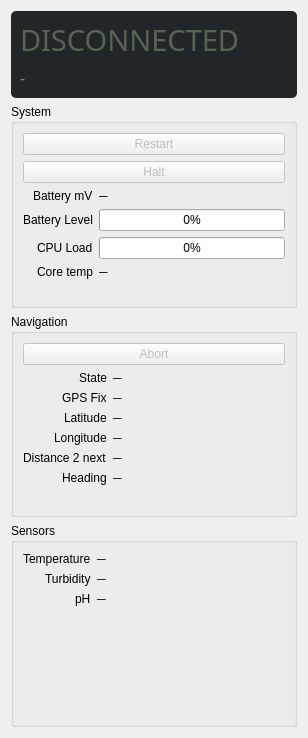
<?xml version="1.0" encoding="UTF-8"?>
<ui version="4.0">
 <class>StatusWidget</class>
 <widget class="QWidget" name="StatusWidget">
  <property name="geometry">
   <rect>
    <x>0</x>
    <y>0</y>
    <width>308</width>
    <height>738</height>
   </rect>
  </property>
  <property name="windowTitle">
   <string>Form</string>
  </property>
  <layout class="QVBoxLayout" name="verticalLayout_2">
   <item>
    <widget class="QWidget" name="displayWidget" native="true">
     <property name="sizePolicy">
      <sizepolicy hsizetype="Preferred" vsizetype="Fixed">
       <horstretch>0</horstretch>
       <verstretch>0</verstretch>
      </sizepolicy>
     </property>
     <property name="minimumSize">
      <size>
       <width>250</width>
       <height>0</height>
      </size>
     </property>
     <property name="styleSheet">
      <string notr="true">#displayWidget{background: rgb(35, 38, 41); border-radius: 5px; }</string>
     </property>
     <layout class="QVBoxLayout" name="verticalLayout">
      <item>
       <widget class="QLabel" name="dSysState">
        <property name="sizePolicy">
         <sizepolicy hsizetype="Preferred" vsizetype="Fixed">
          <horstretch>0</horstretch>
          <verstretch>0</verstretch>
         </sizepolicy>
        </property>
        <property name="font">
         <font>
          <family>Digital-7 Mono</family>
          <pointsize>22</pointsize>
         </font>
        </property>
        <property name="styleSheet">
         <string notr="true">color: rgb(85, 100, 85);</string>
        </property>
        <property name="text">
         <string>DISCONNECTED</string>
        </property>
        <property name="scaledContents">
         <bool>false</bool>
        </property>
       </widget>
      </item>
      <item>
       <widget class="QLabel" name="dIP">
        <property name="sizePolicy">
         <sizepolicy hsizetype="Preferred" vsizetype="Fixed">
          <horstretch>0</horstretch>
          <verstretch>0</verstretch>
         </sizepolicy>
        </property>
        <property name="font">
         <font>
          <family>Digital-7 Mono</family>
          <pointsize>12</pointsize>
         </font>
        </property>
        <property name="styleSheet">
         <string notr="true">color:gray</string>
        </property>
        <property name="text">
         <string>-</string>
        </property>
       </widget>
      </item>
     </layout>
    </widget>
   </item>
   <item>
    <widget class="QGroupBox" name="groupBox_3">
     <property name="title">
      <string>System</string>
     </property>
     <property name="flat">
      <bool>false</bool>
     </property>
     <layout class="QFormLayout" name="formLayout">
      <property name="labelAlignment">
       <set>Qt::AlignRight|Qt::AlignTrailing|Qt::AlignVCenter</set>
      </property>
      <item row="0" column="0" colspan="2">
       <widget class="QPushButton" name="rebootBtn">
        <property name="enabled">
         <bool>false</bool>
        </property>
        <property name="text">
         <string>Restart</string>
        </property>
       </widget>
      </item>
      <item row="1" column="0" colspan="2">
       <widget class="QPushButton" name="haltBtn">
        <property name="enabled">
         <bool>false</bool>
        </property>
        <property name="text">
         <string>Halt</string>
        </property>
       </widget>
      </item>
      <item row="4" column="0">
       <widget class="QLabel" name="label_4">
        <property name="text">
         <string>Battery mV</string>
        </property>
       </widget>
      </item>
      <item row="4" column="1">
       <widget class="QLabel" name="dSysBattVoltage">
        <property name="text">
         <string>─</string>
        </property>
       </widget>
      </item>
      <item row="5" column="0">
       <widget class="QLabel" name="label_5">
        <property name="text">
         <string>Battery Level</string>
        </property>
       </widget>
      </item>
      <item row="5" column="1">
       <widget class="QProgressBar" name="dSysBattLevel">
        <property name="value">
         <number>0</number>
        </property>
       </widget>
      </item>
      <item row="6" column="0">
       <widget class="QLabel" name="label">
        <property name="text">
         <string>CPU Load</string>
        </property>
       </widget>
      </item>
      <item row="6" column="1">
       <widget class="QProgressBar" name="dSysCpuLoadLevel">
        <property name="value">
         <number>0</number>
        </property>
        <property name="invertedAppearance">
         <bool>false</bool>
        </property>
       </widget>
      </item>
      <item row="7" column="0">
       <widget class="QLabel" name="label_6">
        <property name="text">
         <string>Core temp</string>
        </property>
       </widget>
      </item>
      <item row="7" column="1">
       <widget class="QLabel" name="dSysCoreTempLevel">
        <property name="text">
         <string>─</string>
        </property>
       </widget>
      </item>
     </layout>
    </widget>
   </item>
   <item>
    <widget class="QGroupBox" name="groupBox">
     <property name="title">
      <string>Navigation</string>
     </property>
     <layout class="QFormLayout" name="formLayout_2">
      <property name="labelAlignment">
       <set>Qt::AlignRight|Qt::AlignTrailing|Qt::AlignVCenter</set>
      </property>
      <item row="0" column="0" colspan="2">
       <widget class="QPushButton" name="abortNavBtn">
        <property name="enabled">
         <bool>false</bool>
        </property>
        <property name="text">
         <string>Abort</string>
        </property>
       </widget>
      </item>
      <item row="2" column="0">
       <widget class="QLabel" name="label_10">
        <property name="text">
         <string>GPS Fix</string>
        </property>
       </widget>
      </item>
      <item row="2" column="1">
       <widget class="QLabel" name="dNavGpsFix">
        <property name="text">
         <string>─</string>
        </property>
       </widget>
      </item>
      <item row="3" column="0">
       <widget class="QLabel" name="label_11">
        <property name="text">
         <string>Latitude</string>
        </property>
       </widget>
      </item>
      <item row="3" column="1">
       <widget class="QLabel" name="dNavGpsLat">
        <property name="text">
         <string>─</string>
        </property>
       </widget>
      </item>
      <item row="4" column="0">
       <widget class="QLabel" name="label_12">
        <property name="text">
         <string>Longitude</string>
        </property>
       </widget>
      </item>
      <item row="4" column="1">
       <widget class="QLabel" name="dNavGpsLon">
        <property name="text">
         <string>─</string>
        </property>
       </widget>
      </item>
      <item row="5" column="0">
       <widget class="QLabel" name="label_13">
        <property name="text">
         <string>Distance 2 next</string>
        </property>
       </widget>
      </item>
      <item row="5" column="1">
       <widget class="QLabel" name="dNavGPSDistanceNext">
        <property name="text">
         <string>─</string>
        </property>
       </widget>
      </item>
      <item row="6" column="0">
       <widget class="QLabel" name="label_14">
        <property name="text">
         <string>Heading</string>
        </property>
       </widget>
      </item>
      <item row="6" column="1">
       <widget class="QLabel" name="dNavGpsHeading">
        <property name="text">
         <string>─</string>
        </property>
       </widget>
      </item>
      <item row="1" column="0">
       <widget class="QLabel" name="label_15">
        <property name="text">
         <string>State</string>
        </property>
       </widget>
      </item>
      <item row="1" column="1">
       <widget class="QLabel" name="dNavState">
        <property name="text">
         <string>─</string>
        </property>
       </widget>
      </item>
     </layout>
    </widget>
   </item>
   <item>
    <widget class="QGroupBox" name="groupBox_2">
     <property name="title">
      <string>Sensors</string>
     </property>
     <layout class="QFormLayout" name="formLayout_3">
      <property name="labelAlignment">
       <set>Qt::AlignRight|Qt::AlignTrailing|Qt::AlignVCenter</set>
      </property>
      <item row="0" column="0">
       <widget class="QLabel" name="label_20">
        <property name="text">
         <string>Temperature</string>
        </property>
       </widget>
      </item>
      <item row="1" column="0">
       <widget class="QLabel" name="label_21">
        <property name="text">
         <string>Turbidity</string>
        </property>
       </widget>
      </item>
      <item row="2" column="0">
       <widget class="QLabel" name="label_22">
        <property name="text">
         <string>pH</string>
        </property>
       </widget>
      </item>
      <item row="1" column="1">
       <widget class="QLabel" name="dSensTurbidity">
        <property name="text">
         <string>─</string>
        </property>
       </widget>
      </item>
      <item row="0" column="1">
       <widget class="QLabel" name="dSensTemp">
        <property name="text">
         <string>─</string>
        </property>
       </widget>
      </item>
      <item row="2" column="1">
       <widget class="QLabel" name="dSensPH">
        <property name="text">
         <string>─</string>
        </property>
       </widget>
      </item>
     </layout>
    </widget>
   </item>
  </layout>
 </widget>
 <resources/>
 <connections/>
</ui>
